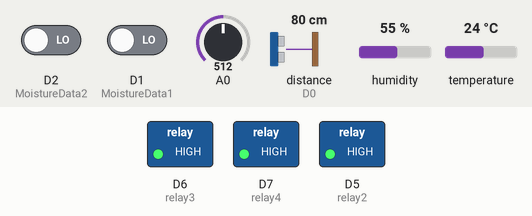
Recording of a sketch running on a simulated ESP8266 (NodeMCU). On the bench: switched loads named in the sketch (green lamp = pin HIGH). Wiring (inferred from the names in the program): ultrasonic range finder: trigger D8; echo D0. Inputs (shaded band) come from the test bench; at power-on: D2 (MoistureData2) LOW, D1 (MoistureData1) LOW, A0 = 512, distance to the obstacle (sensor on D0) 80 cm, humidity 55 %, temperature 24 °C. The echo pulse lasts 58.3 µs per cm; WiFi joins after 1.5 s; servers stay silent unless stated; pins used as bus, display or sensor lines are not drawn; what the sketch prints to the serial monitor is not drawn.

Above: at 3.0 s.
3.1 s: D2 (MoistureData2) driven HIGH
At 4.3 s:
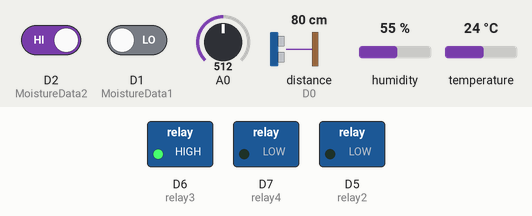
4.6 s: D1 (MoistureData1) driven HIGH
At 5.8 s:
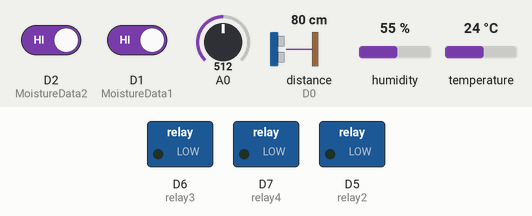
6.1 s: D2 (MoistureData2) driven LOW
At 6.7 s:
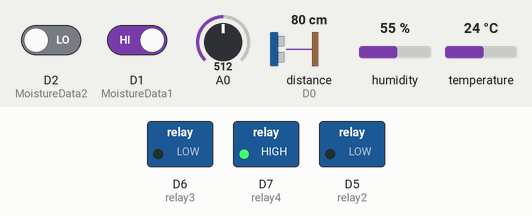
7.6 s: D1 (MoistureData1) driven LOW
At 8.0 s:
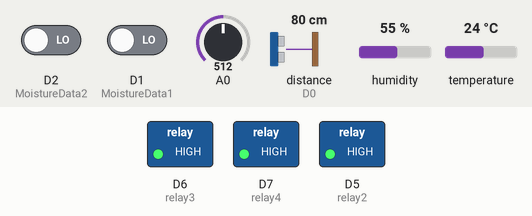
Timing chart, 0 to 10.1 s (numbered marks = the images above; inputs shaded):
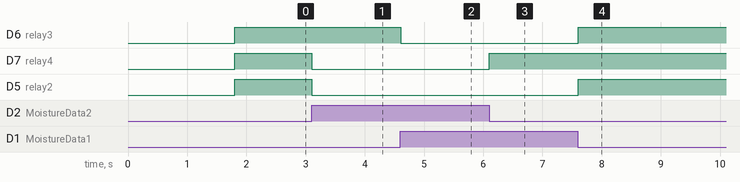

The sketch:

Final.ino
```cpp
#define BLYNK_PRINT Serial
#include <SPI.h>
#include <ESP8266WiFi.h>
#include <BlynkSimpleEsp8266.h>
#include <DHT.h>
#include <HCSR04.h>
#include "secrets.h"

#define MoistureData1 D1
#define MoistureData2 D2
#define DHTPIN D3
#define relay2 D5
#define relay3 D6
#define relay4 D7
#define echoPin D0
#define trigPin D8
#define DHTTYPE DHT11
DHT dht(DHTPIN,DHTTYPE);
int RainsensorData,Moisturesensor1,Moisturesensor2;
long duration;
int distance;
float Temp,Humidity;
char auth[] = BLYNK_AUTH_TOKEN;
char ssid[] = WIFI_SSID;
char pass[] = WIFI_PASSWORD;
WidgetLCD lcd(V8);

void setup() {

  Blynk.begin(auth, ssid, pass, "blynk.cloud", 80);
  Serial.begin(9600);
  dht.begin();
  digitalWrite(relay2, HIGH);
  digitalWrite(relay3, HIGH);
  digitalWrite(relay4, HIGH);
  pinMode(relay2, OUTPUT);
  pinMode(relay3, OUTPUT);
  pinMode(relay4, OUTPUT);
  pinMode(trigPin, OUTPUT);
  pinMode(echoPin, INPUT);
  lcd.clear();

}

void loop() {

 RainsensorData = analogRead(A0);
 Blynk.virtualWrite(A0, RainsensorData);

 Moisturesensor1 = digitalRead(MoistureData1);
 Blynk.virtualWrite(V1, Moisturesensor1);

 Moisturesensor2 = digitalRead(MoistureData2);
 Blynk.virtualWrite(V2, Moisturesensor2);

  if(Moisturesensor1== HIGH && Moisturesensor2== HIGH)
      {
        digitalWrite(relay2, LOW);
        digitalWrite(relay3, LOW);
        digitalWrite(relay4, LOW);
      }
      else if(Moisturesensor1== HIGH && Moisturesensor2== LOW)
      {
        digitalWrite(relay2, LOW);
        digitalWrite(relay3, LOW);
        digitalWrite(relay4, HIGH);
      }
      else if(Moisturesensor1== LOW && Moisturesensor2== HIGH)
      {
        digitalWrite(relay2, LOW);
        digitalWrite(relay3, HIGH);
        digitalWrite(relay4, LOW);
      }
      else
      {
        digitalWrite(relay2, HIGH);
        digitalWrite(relay3, HIGH);
        digitalWrite(relay4, HIGH);
      }


  long duration, distance;
  digitalWrite(trigPin, LOW);
  delayMicroseconds(3);

  digitalWrite(trigPin, HIGH);
  delayMicroseconds(12);

  digitalWrite(trigPin, LOW);
  duration = pulseIn(echoPin, HIGH);
  distance = (duration/2) / 29.1;
  Serial.print(distance);
  Serial.println("Cm");
  Blynk.virtualWrite(V8,distance);


  Temp = dht.readTemperature();
  Blynk.virtualWrite(V6,Temp);

  Humidity = dht.readHumidity();
  Blynk.virtualWrite(V7,Humidity);

  Blynk.run();
}
```

secrets.example.h
```cpp
#pragma once

#define BLYNK_AUTH_TOKEN "replace-with-blynk-token"
#define WIFI_SSID "replace-with-wifi-name"
#define WIFI_PASSWORD "replace-with-wifi-password"
```

Measured:
- after the input at 3.1 s, D7 (relay4), D5 (relay2): HIGH → LOW at once
- after the input at 4.6 s, D6 (relay3): HIGH → LOW at once
- after the input at 6.1 s, D7 (relay4): LOW → HIGH at once
- after the input at 7.6 s, D6 (relay3), D5 (relay2): LOW → HIGH at once
